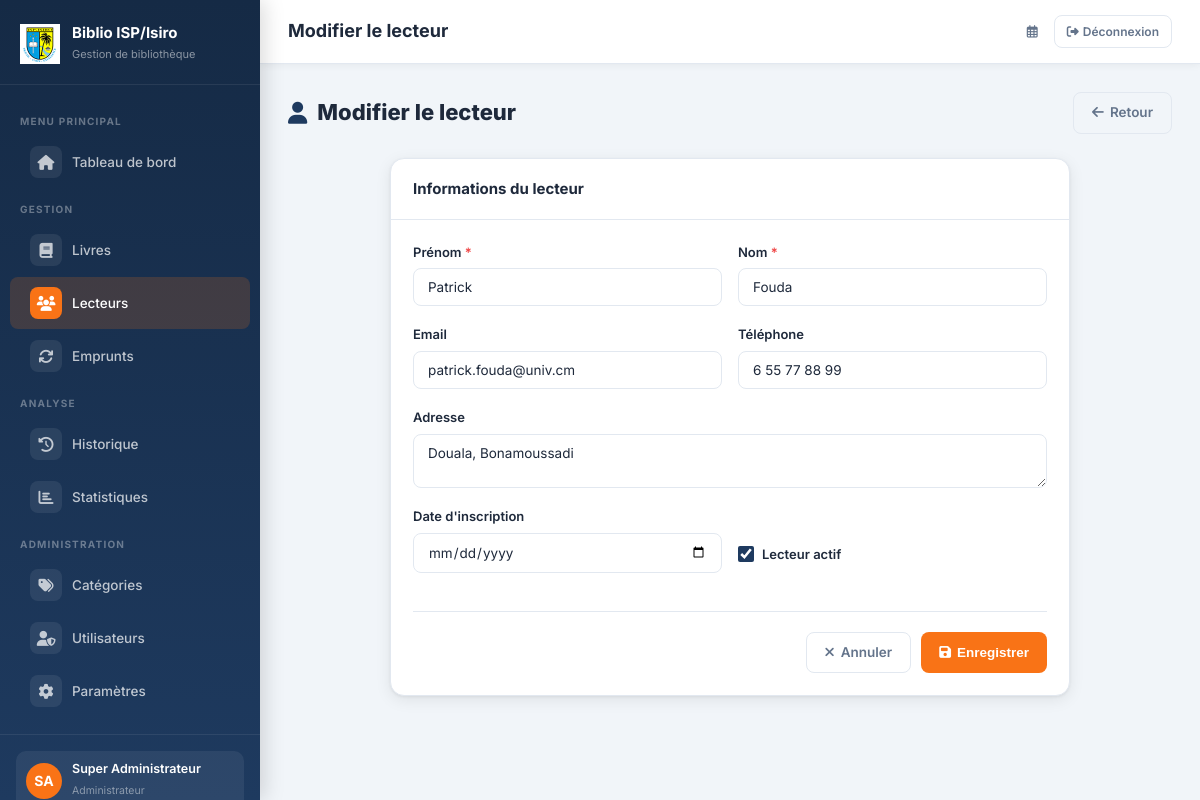
The app's page /lecteurs/3/modifier/ (signed in) with its own data.
### bibliotheque/models.py (models this page shows, shortened)
class Utilisateur(AbstractUser):
    ROLE_CHOICES = [
        ('admin', 'Administrateur'),
        ('gestionnaire', 'Gestionnaire'),
    ]
    role = models.CharField(max_length=20, choices=ROLE_CHOICES, default='gestionnaire')
    telephone = models.CharField(max_length=20, blank=True)
    def est_admin(self):
        return self.role == 'admin'
    class Meta:
        verbose_name = 'Utilisateur'
        verbose_name_plural = 'Utilisateurs'

class Lecteur(models.Model):
    nom = models.CharField(max_length=100)
    prenom = models.CharField(max_length=100)
    email = models.EmailField(blank=True)
    telephone = models.CharField(max_length=20, blank=True)
    adresse = models.TextField(blank=True)
    date_inscription = models.DateField(default=timezone.now)
    actif = models.BooleanField(default=True)
    class Meta:
        verbose_name = 'Lecteur'
        verbose_name_plural = 'Lecteurs'
        ordering = ['nom', 'prenom']

### bibliotheque/views.py (the view)
# urls.py: path('lecteurs/<int:pk>/modifier/', views.modifier_lecteur, name='modifier_lecteur'),
@gestionnaire_ou_admin_required
def modifier_lecteur(request, pk):
    lecteur = get_object_or_404(Lecteur, pk=pk)
    form = LecteurForm(request.POST or None, instance=lecteur)
    if request.method == 'POST' and form.is_valid():
        form.save()
        messages.success(request, "Lecteur modifié.")
        return redirect('bibliotheque:liste_lecteurs')
    return render(request, 'bibliotheque/lecteurs/form.html', {'form': form, 'titre': 'Modifier le lecteur', 'lecteur': lecteur})

### bibliotheque/forms.py
class LecteurForm(forms.ModelForm):
    class Meta:
        model = Lecteur
        fields = ['nom', 'prenom', 'email', 'telephone', 'adresse', 'date_inscription', 'actif']
        widgets = {
            'nom': forms.TextInput(attrs={'class': 'form-control', 'placeholder': 'Nom'}),
            'prenom': forms.TextInput(attrs={'class': 'form-control', 'placeholder': 'Prénom'}),
            'email': forms.EmailInput(attrs={'class': 'form-control', 'placeholder': 'Email'}),
            'telephone': forms.TextInput(attrs={'class': 'form-control', 'placeholder': 'Téléphone'}),
            'adresse': forms.Textarea(attrs={'class': 'form-control', 'rows': 2, 'placeholder': 'Adresse'}),
            'date_inscription': forms.DateInput(attrs={'class': 'form-control', 'type': 'date'}),
            'actif': forms.CheckboxInput(attrs={'class': 'form-check-input'}),
        }

### bibliotheque/templates/bibliotheque/lecteurs/form.html (shortened to what this page needs)
{% extends 'bibliotheque/base.html' %}
{% block page_title %}{{ titre }}{% endblock %}
{% block content %}
<div class="page-header">
  <h1><i class="fas fa-user" style="color:var(--primary)"></i> {{ titre }}</h1>
  <a href="{% url 'bibliotheque:liste_lecteurs' %}" class="btn btn-outline"><i class="fas fa-arrow-left"></i> Retour</a>
</div>
<div class="card" style="max-width:680px;margin:0 auto;">
  <div class="card-header">
    <span class="card-title">Informations du lecteur</span>
  </div>
  <div class="card-body">
    <form method="post" novalidate>
      <div class="form-row">
        <div class="form-group">
          <label class="form-label">Prénom <span style="color:var(--danger)">*</span></label>
          {{ form.prenom }}
        </div>
        <div class="form-group">
          <label class="form-label">Nom <span style="color:var(--danger)">*</span></label>
          {{ form.nom }}
        </div>
      </div>
      <div class="form-row">
        <div class="form-group">
          <label class="form-label">Email</label>
          {{ form.email }}
        </div>
        <div class="form-group">
          <label class="form-label">Téléphone</label>
          {{ form.telephone }}
        </div>
      </div>
      <div class="form-group">
        <label class="form-label">Adresse</label>
        {{ form.adresse }}
      </div>
      <div class="form-row">
        <div class="form-group">
          <label class="form-label">Date d'inscription</label>
          {{ form.date_inscription }}
        </div>
        <div class="form-group" style="display:flex;align-items:center;gap:8px;margin-top:30px;">
          {{ form.actif }}
          <label class="form-label" style="margin:0;">Lecteur actif</label>
        </div>
      </div>
      <hr class="divider"/>
      <div style="display:flex;gap:10px;justify-content:flex-end;">
        <a href="{% url 'bibliotheque:liste_lecteurs' %}" class="btn btn-outline"><i class="fas fa-times"></i> Annuler</a>
        <button type="submit" class="btn btn-accent"><i class="fas fa-save"></i> Enregistrer</button>
      </div>
    </form>
  </div>
</div>
{% endblock %}

### bibliotheque/templates/bibliotheque/base.html (shortened to what this page needs)
{% load static %}
<!DOCTYPE html>
<html lang="fr">
<head>
  <link rel="stylesheet" href="{% static 'bibliotheque/css/style.css' %}"/>
  <link rel="stylesheet" href="https://cdnjs.cloudflare.com/ajax/libs/font-awesome/6.5.0/css/all.min.css"/>
</head>
<body>
<aside class="sidebar" id="sidebar">
  <div class="sidebar-brand">
    <div class="brand-icon">
      <img src="{% static 'bibliotheque/img/logo_isp.png' %}" alt="ISP" style="max-width: 40px; height: auto;">
    </div>
    <div class="brand-text">
      <h2>Biblio ISP/Isiro</h2>
      <small>Gestion de bibliothèque</small>
    </div>
  </div>
  <ul class="sidebar-nav">
    <li class="nav-section-label">MENU PRINCIPAL</li>
    <li>
      <a href="{% url 'bibliotheque:tableau_bord' %}" {% if request.resolver_match.url_name == 'tableau_bord' %}class="active"{% endif %}>
        <span class="nav-icon"><i class="fas fa-home"></i></span> Tableau de bord
      </a>
    </li>
    <li class="nav-section-label">GESTION</li>
    <li>
      <a href="{% url 'bibliotheque:liste_livres' %}" {% if 'livre' in request.resolver_match.url_name %}class="active"{% endif %}>
        <span class="nav-icon"><i class="fas fa-book"></i></span> Livres
      </a>
    </li>
    <li>
      <a href="{% url 'bibliotheque:liste_lecteurs' %}" {% if 'lecteur' in request.resolver_match.url_name %}class="active"{% endif %}>
        <span class="nav-icon"><i class="fas fa-users"></i></span> Lecteurs
      </a>
    </li>
    <li>
      <a href="{% url 'bibliotheque:liste_emprunts' %}" {% if 'emprunt' in request.resolver_match.url_name or request.resolver_match.url_name == 'retour_livre' %}class="active"{% endif %}>
        <span class="nav-icon"><i class="fas fa-sync"></i></span> Emprunts
      </a>
    </li>
    <li class="nav-section-label">ANALYSE</li>
    <li>
      <a href="{% url 'bibliotheque:historique' %}" {% if request.resolver_match.url_name == 'historique' %}class="active"{% endif %}>
        <span class="nav-icon"><i class="fas fa-history"></i></span> Historique
      </a>
    </li>
    <li>
      <a href="{% url 'bibliotheque:statistiques' %}" {% if request.resolver_match.url_name == 'statistiques' %}class="active"{% endif %}>
        <span class="nav-icon"><i class="fas fa-chart-bar"></i></span> Statistiques
      </a>
    </li>
    {% if request.user.est_admin %}
    <li class="nav-section-label">ADMINISTRATION</li>
    <li>
      <a href="{% url 'bibliotheque:liste_categories' %}" {% if 'categorie' in request.resolver_match.url_name %}class="active"{% endif %}>
        <span class="nav-icon"><i class="fas fa-tags"></i></span> Catégories
      </a>
    </li>
    <li>
      <a href="{% url 'bibliotheque:liste_gestionnaires' %}" {% if 'gestionnaire' in request.resolver_match.url_name %}class="active"{% endif %}>
        <span class="nav-icon"><i class="fas fa-user-shield"></i></span> Utilisateurs
      </a>
    </li>
    <li>
      <a href="{% url 'bibliotheque:parametres' %}" {% if request.resolver_match.url_name == 'parametres' %}class="active"{% endif %}>
        <span class="nav-icon"><i class="fas fa-cog"></i></span> Paramètres
      </a>
    </li>
    {% endif %}
  </ul>
  <div class="sidebar-footer">
    <div class="sidebar-user">
      <div class="user-avatar">{{ request.user.first_name|first|upper }}{{ request.user.last_name|first|upper }}</div>
      <div class="user-info">
        <p>{{ request.user.get_full_name|default:request.user.username }}</p>
        <small>{{ request.user.get_role_display }}</small>
      </div>
    </div>
  </div>
</aside>
<div class="main-wrapper">
  <header class="topbar">
    <div class="topbar-left">
      <div>
        <div class="topbar-title">{% block page_title %}Dashboard{% endblock %}</div>
      </div>
    </div>
    <div class="topbar-right">
      <span class="topbar-date"><i class="far fa-calendar-alt"></i> {{ today|date:"d M Y" }}</span>
      <a href="{% url 'bibliotheque:deconnexion' %}" class="btn btn-outline btn-sm">
        <i class="fas fa-sign-out-alt"></i> Déconnexion
      </a>
    </div>
  </header>
  <main class="content">
    {% block content %}{% endblock %}
  </main>
</div>
</body>
</html>

### records on screen
Utilisateur: user.first_name|first "S", user.last_name|first "A", user.get_full_name "Super Administrateur", user.role "Administrateur"
Lecteur: prenom "Patrick", nom "Fouda", email "patrick.fouda@univ.cm", telephone "6 55 77 88 99", adresse "Douala, Bonamoussadi", actif "☑"

### other values on screen
{{ titre }} "Modifier le lecteur"
